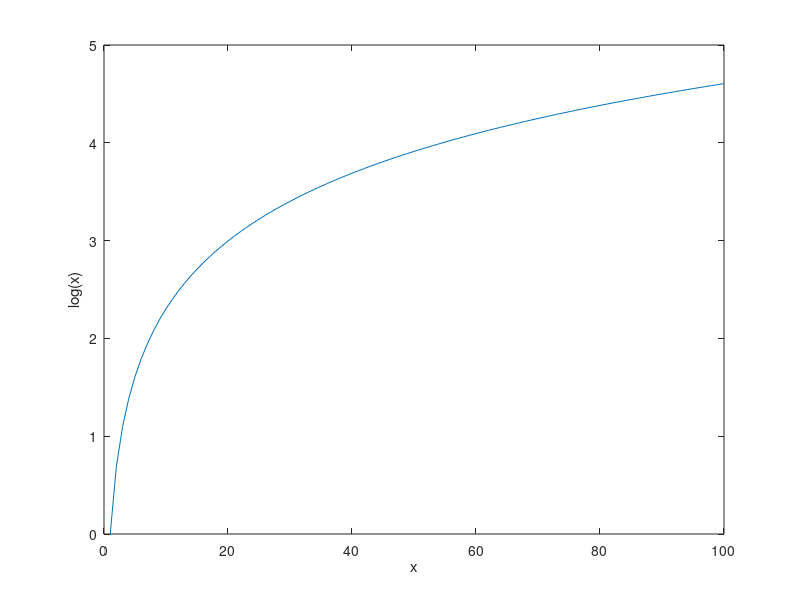

MATLAB code to generate this figure:
% Regression test function (black blox) for FreeMat v4.0
% This function is autogenerated by helpgen.
function bbtest_success = bbtest_log
  bbtest_success = 1;
NumErrors = 0;
try
  x = linspace(1,100);

catch
  NumErrors = NumErrors + 1;
end
try
  plot(x,log(x))

catch
  NumErrors = NumErrors + 1;
end
try
  xlabel('x');

catch
  NumErrors = NumErrors + 1;
end
try
  ylabel('log(x)');

catch
  NumErrors = NumErrors + 1;
end
try
  mprint('logplot');

catch
  NumErrors = NumErrors + 1;
end
if (NumErrors ~= 0) bbtest_success = 0; return; end
